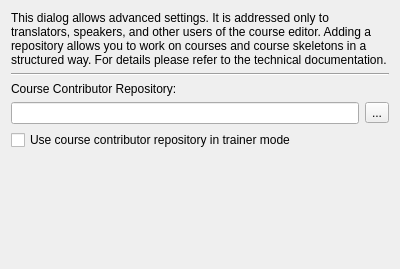
<?xml version="1.0" encoding="UTF-8"?>
<ui version="4.0">
 <class>ResourcesDialogPage</class>
 <widget class="QWidget" name="ResourcesDialogPage">
  <property name="geometry">
   <rect>
    <x>0</x>
    <y>0</y>
    <width>400</width>
    <height>269</height>
   </rect>
  </property>
  <property name="sizePolicy">
   <sizepolicy hsizetype="Expanding" vsizetype="Expanding">
    <horstretch>0</horstretch>
    <verstretch>0</verstretch>
   </sizepolicy>
  </property>
  <property name="minimumSize">
   <size>
    <width>400</width>
    <height>250</height>
   </size>
  </property>
  <property name="baseSize">
   <size>
    <width>0</width>
    <height>0</height>
   </size>
  </property>
  <layout class="QGridLayout" name="gridLayout_2">
   <item row="1" column="0">
    <widget class="QLabel" name="label">
     <property name="sizePolicy">
      <sizepolicy hsizetype="Preferred" vsizetype="Fixed">
       <horstretch>0</horstretch>
       <verstretch>0</verstretch>
      </sizepolicy>
     </property>
     <property name="minimumSize">
      <size>
       <width>0</width>
       <height>0</height>
      </size>
     </property>
     <property name="baseSize">
      <size>
       <width>0</width>
       <height>0</height>
      </size>
     </property>
     <property name="text">
      <string>This dialog allows advanced settings. It is addressed only to translators, speakers, and other users of the course editor. Adding a repository allows you to work on courses and course skeletons in a structured way. For details please refer to the technical documentation.</string>
     </property>
     <property name="wordWrap">
      <bool>true</bool>
     </property>
    </widget>
   </item>
   <item row="3" column="0">
    <widget class="QLabel" name="label_2">
     <property name="text">
      <string>Course Contributor Repository:</string>
     </property>
    </widget>
   </item>
   <item row="5" column="0">
    <layout class="QHBoxLayout" name="repositoryPathLine">
     <item>
      <widget class="QLineEdit" name="kcfg_CourseRepositoryPath">
       <property name="sizePolicy">
        <sizepolicy hsizetype="Preferred" vsizetype="Fixed">
         <horstretch>0</horstretch>
         <verstretch>0</verstretch>
        </sizepolicy>
       </property>
       <property name="toolTip">
        <string>Path to the contributor repository.</string>
       </property>
       <property name="clearButtonEnabled">
        <bool>true</bool>
       </property>
      </widget>
     </item>
     <item>
      <widget class="QToolButton" name="buttonSelectCourseRepository">
       <property name="text">
        <string>...</string>
       </property>
       <property name="icon">
        <iconset theme="document-open-folder"/>
       </property>
      </widget>
     </item>
    </layout>
   </item>
   <item row="2" column="0">
    <widget class="Line" name="line">
     <property name="orientation">
      <enum>Qt::Horizontal</enum>
     </property>
    </widget>
   </item>
   <item row="7" column="0">
    <widget class="QCheckBox" name="kcfg_UseCourseRepository">
     <property name="toolTip">
      <string>Use this option only if you are a course contributor and you are working on a course repository.</string>
     </property>
     <property name="text">
      <string>Use course contributor repository in trainer mode</string>
     </property>
    </widget>
   </item>
   <item row="8" column="0">
    <spacer name="verticalSpacer">
     <property name="orientation">
      <enum>Qt::Vertical</enum>
     </property>
     <property name="sizeHint" stdset="0">
      <size>
       <width>20</width>
       <height>40</height>
      </size>
     </property>
    </spacer>
   </item>
  </layout>
 </widget>
 <resources/>
 <connections/>
</ui>
